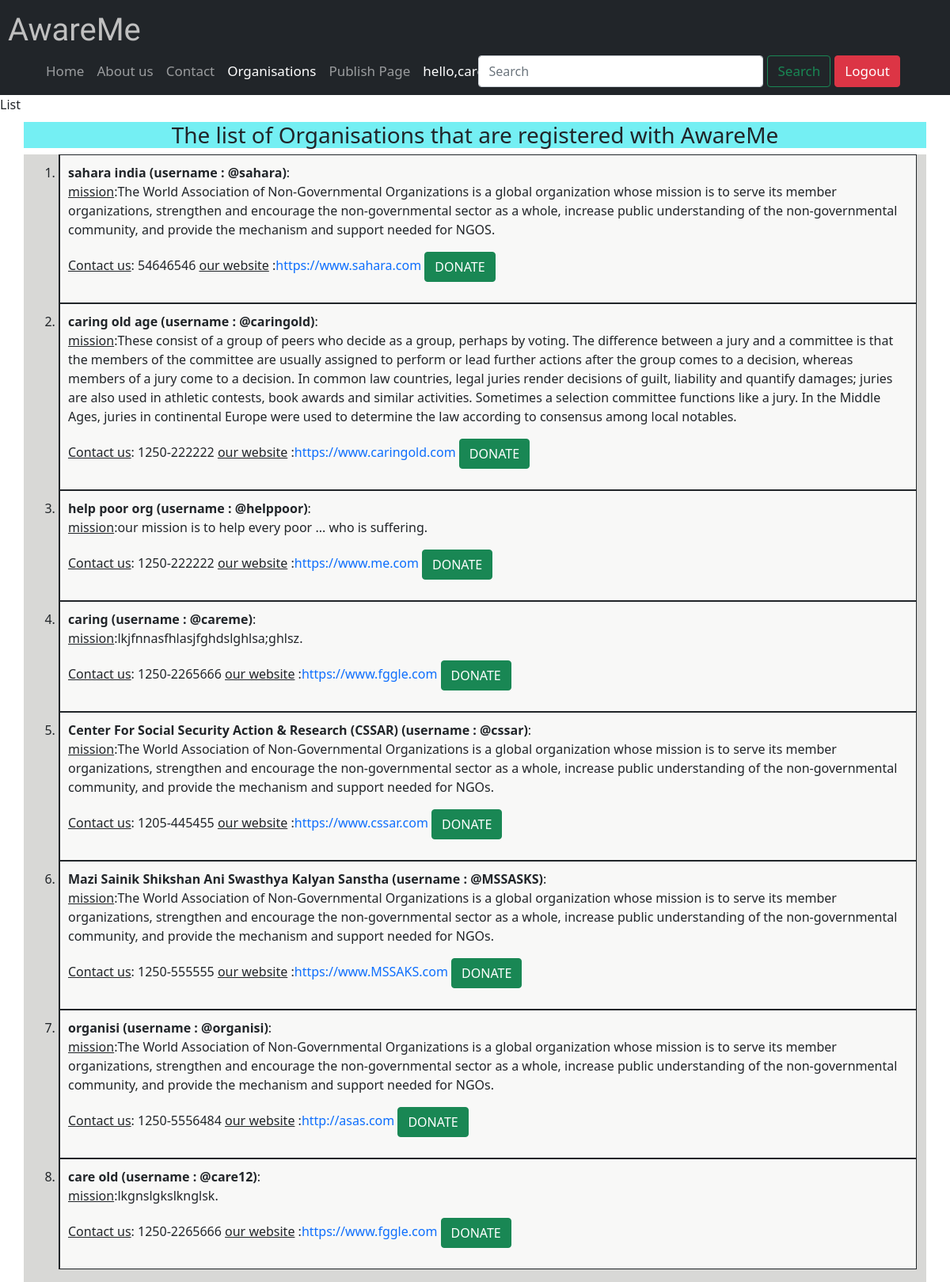
Screenshot of /awareme/details/ (signed in) with the database file from the repository.
### awaremeapp/models.py (models this page shows, shortened)
class OrgDetail(models.Model):
    user=models.OneToOneField(User,null=True,blank=True, on_delete=models.CASCADE)
    mission=models.TextField(blank=True,null=True)
    Contact=models.CharField(max_length=15,null=True)
    portfolio=models.URLField(blank=True,null=True)

### awaremeapp/views.py (the view)
# urls.py: path('details/',views.orgList,name="details"),
@login_required(login_url='login')
def orgList(request):
    Instance1 = OrgDetail.objects.all()
    userList = User.objects.values()
    Instance = Instance1.union(userList, all=True)
    return render(request, 'awaremeapp/info.html', {'model': Instance1, 'userList': userList})

### templates/awaremeapp/info.html
{% extends 'awaremeapp/orgbase.html' %}
{% block organistionactive %} active {% endblock organistionactive %}"
{% block content %}
{% block title %}
    List
{% endblock title %}
<h3 style="display: flex;
justify-content:center;background-color: rgb(116, 239, 243);margin-top:10px ;"class=" container">The list of Organisations that are registered with AwareMe</h3>
<div class="container backg" style="display: flex;
    justify-content:left; ">
    <ol>
        {% for i in model %}
        <li style="background-color: rgb(248, 248, 247);border:20px;border-left-width: 2px;border-left-style: solid;border-right-width: 1.6px;border-right-style: solid;border-bottom-width: 1.6px;border-bottom-style: solid;border-top-width: 1.6px;border-top-style: solid;padding-left: 10px;padding-right: 10px;padding-top: 10px;padding-bottom: 10px;"><b>{{i.user.get_full_name}} (username : @{{i.user}})</b>:<p><U>mission</U>:{{i.mission}}. <h6><U>Contact us</U>: {{i.Contact}} <U>our website</U> :<a style="text-decoration: none;" href="{{i.portfolio}}">{{i.portfolio}}</a>
            <a style="text-decoration: none;" class="btn btn-success" href="{% url 'donation' %}"> DONATE </a> </h6> </p></li>
        {% endfor %}
    </ol>
</div>
{% endblock %}

### templates/awaremeapp/orgbase.html (shortened to what this page needs)
{% load static %}
<!DOCTYPE html>
<html lang="en">
<head>
  <link href="https://cdn.jsdelivr.net/npm/bootstrap@5.0.0/dist/css/bootstrap.min.css" rel="stylesheet"
>
  <link rel="stylesheet" href="{% static '/css/static.css' %}">
</head>
<body style="background: url('/static/images/do.jpg') no-repeat fixed center;background-size: cover;">
  <nav class="navbar navbar-expand-lg navbar-dark bg-dark sticky-top navflex ">
    <div >
    <a class="navbar-brand" id="font" style="margin-left:10px;" href="/">AwareMe</a>
      <div class="collapse navbar-collapse" id="navbarSupportedContent" style="margin-left:50px;">
        <ul class="navbar-nav me-0 mb-2 mb-lg-0">
          <li class="nav-item">
            <a class="nav-link size {% block homeactive %} {% endblock homeactive %}" aria-current="page"
              href="{% url 'listFeed'%}">Home</a>
          </li>
          <li class="nav-item">
            <a class="nav-link size {% block aboutactive %} {% endblock aboutactive %}" aria-current="page"
              href="{% url 'aboutus' %}">About us<a>
          </li>
          <li class="nav-item">
            <a class="nav-link size {% block contactactive %} {% endblock contactactive %}" aria-current="page"
              href="{% url 'contact' %}">Contact</a>
          </li>
          <li class="nav-item">
            <a class="nav-link size {% block organistionactive %} {% endblock organistionactive %}" aria-current="page"
              href="{% url 'details' %}">Organisations</a>
          </li>
          {% for group in request.user.groups.all %}
          {% if group.name == 'NGO' %}
          <li class="nav-item">
            <a class="nav-link size {% block newsactive %} {% endblock newsactive %} " href="{% url 'publishedFeed' %}">Publish Page</a>
          </li>
          {%endif%}
          {%endfor%}
          <li class="nav-item ">
            <a class="nav-link size active" aria-current="page">hello,{{request.user}}</a>
          </li>
        </ul>
        <form class="d-flex" method="GET" action="{% url 'search' %}">
          <input class="form-control inoutlog wid " type="search" placeholder="Search" name="query" id="query"
            aria-label="Search">
          <button class="btn btn-outline-success size mx-1 inoutlog" type="submit">Search</button>
        </form>
        <div>
          {% if user.is_authenticated %}
          <a class="btn btn-danger size  inoutlog " href="{% url 'logout' %}">Logout</a>
          {% else %}
          <a class="btn btn-danger size inoutlog" href="{% url 'login' %}">Login</a>
          {% endif %}
      </div>
      </div>
    </div>
  </nav>
  {% block content %}
  {% endblock %}
</body>
</html>

### static/css/static.css (style rules this page uses)
#font { font-family: 'Lobster', cursive; font-size: 5vh; margin-left: 10px; color: silver; }
.size { font-size: 17px; }
.wid { width:30vw; }
.inoutlog { position: relative; left:15vw; bottom: 6vh; }
.backg { background-color: rgba(192, 192, 189, 0.61); }
@media only screen and (max-width:1300px) { .inoutlog { margin: 2px 1px; position: relative; left:-3vw; bottom: 0vh; width:-moz-fit-content; } }

### rows the page displays
OrgDetail: user.get_full_name "sahara india", user "sahara", mission "The World Association of Non-Governmental Organizations is a global organization whose mission is to serve its member organizations, strengthen and encourage the non-governmental sector as a whole, increase public understanding of the non-governmental community, and provide the mechanism and support needed for NGOS", Contact "54646546", portfolio "https://www.sahara.com"
OrgDetail: user.get_full_name "caring old age", user "caringold", mission "These consist of a group of peers who decide as a group, perhaps by voting. The difference between a jury and a committee is that the members of the committee are usually assigned to perform or lead further actions after the group comes to a decision, whereas members of a jury come to a decision. In common law countries, legal juries render decisions of guilt, liability and quantify damages; juries are also used in athletic contests, book awards and similar activities. Sometimes a selection committee functions like a jury. In the Middle Ages, juries in continental Europe were used to determine the law according to consensus among local notables", Contact "1250-222222", portfolio "https://www.caringold.com"
OrgDetail: user.get_full_name "help poor org", user "helppoor", mission "our mission is to help every poor ... who is suffering", Contact "1250-222222", portfolio "https://www.me.com"
OrgDetail: user.get_full_name "caring", user "careme", mission "lkjfnnasfhlasjfghdslghlsa;ghlsz", Contact "1250-2265666", portfolio "https://www.fggle.com"
OrgDetail: user.get_full_name "Center For Social Security Action & Research (CSSAR)", user "cssar", mission "The World Association of Non-Governmental Organizations is a global organization whose mission is to serve its member organizations, strengthen and encourage the non-governmental sector as a whole, increase public understanding of the non-governmental community, and provide the mechanism and support needed for NGOs", Contact "1205-445455", portfolio "https://www.cssar.com"
OrgDetail: user.get_full_name "Mazi Sainik Shikshan Ani Swasthya Kalyan Sanstha", user "MSSASKS", mission "The World Association of Non-Governmental Organizations is a global organization whose mission is to serve its member organizations, strengthen and encourage the non-governmental sector as a whole, increase public understanding of the non-governmental community, and provide the mechanism and support needed for NGOs", Contact "1250-555555", portfolio "https://www.MSSAKS.com"
OrgDetail: user.get_full_name "organisi", user "organisi", mission "The World Association of Non-Governmental Organizations is a global organization whose mission is to serve its member organizations, strengthen and encourage the non-governmental sector as a whole, increase public understanding of the non-governmental community, and provide the mechanism and support needed for NGOs", Contact "1250-5556484", portfolio "http://asas.com"
OrgDetail: user.get_full_name "care old", user "care12", mission "lkgnslgkslknglsk", Contact "1250-2265666", portfolio "https://www.fggle.com"
